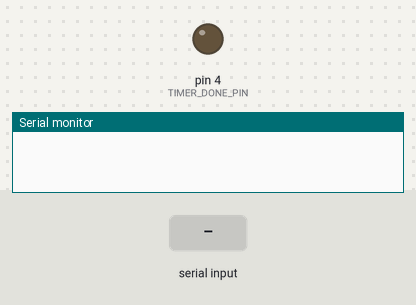
A sketch run on a simulated Arduino Uno, built with avr-gcc and run on an emulated ATmega328P. Parts: output pins drawn as LEDs (lit = HIGH), the last lines printed to the serial monitor. The inputs (shaded band) are chosen by the test bench. Pins used as bus, display or sensor lines are not drawn.

Above: at 16.2 s.
16.3 s: "@wtq Sleep\n" received over the second serial link
At 16.8 s:
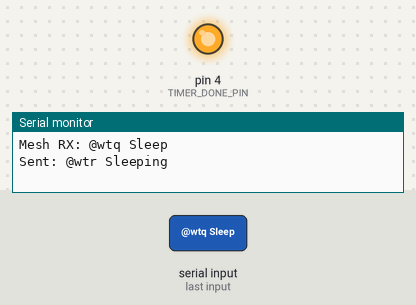
18.8 s: "@wtq Reset\n" received over the second serial link
20.3 s: "1\n" received over the second serial link
Timing chart, 0 to 23.3 s (numbered marks = the images above; inputs shaded):
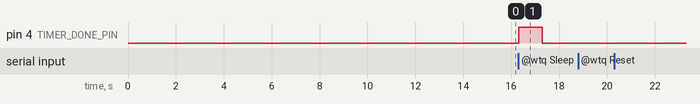

The sketch:

Uno-Sleep-Reset-Test-Worker.ino
```cpp
#include <AltSoftSerial.h>

AltSoftSerial meshSerial;  // RX=8, TX=9
const unsigned long POWER_STABILIZATION_DELAY = 15000; // 15 sec
const int TIMER_DONE_PIN = 4;
const int TIMER_RESET_PIN = 11;
const int TIMER_DRV_PIN = 7;

void sendMesh(const String& s) {
  meshSerial.print(s);
  meshSerial.print('\n');   // final newline after the multi-line payload
  Serial.print(F("Sent: "));
  Serial.println(s);
}

void checkMeshInbound() {
  while (meshSerial.available()) {
    String line = meshSerial.readStringUntil('\n');
    line.trim();
    if (line.length() == 0) continue;

    Serial.print(F("Mesh RX: "));
    Serial.println(line);

    if (line.indexOf("@wtq Reset") != -1) {
      sendMesh("@wtr Resetting");
      delay(1000);
      digitalWrite(TIMER_RESET_PIN, HIGH);
      delay(1000);  // whole system should be off by now, but pulse JIC
      digitalWrite(TIMER_RESET_PIN, LOW);
    }
    else if (line.indexOf("@wtq Sleep") != -1){
      sendMesh("@wtr Sleeping");
      digitalWrite(TIMER_DONE_PIN, HIGH);
      delay(1000);  // whole system should be sleeping by now, but pulse JIC
      digitalWrite(TIMER_DONE_PIN, LOW);
    }
  }
}

void setup(){
  pinMode(TIMER_DONE_PIN, OUTPUT);
  digitalWrite(TIMER_DONE_PIN, LOW);
  pinMode(TIMER_RESET_PIN, OUTPUT);
  digitalWrite(TIMER_RESET_PIN, LOW);
  pinMode(TIMER_DRV_PIN, INPUT);


  Serial.begin(9600);
  meshSerial.begin(38400);
  delay(POWER_STABILIZATION_DELAY);
}

void loop(){
  checkMeshInbound();
  delay(50);
}
```

Measured:
- after the input at 16.3 s, pin 4 (TIMER_DONE_PIN): LOW → HIGH at once, → LOW 1.0 s later
